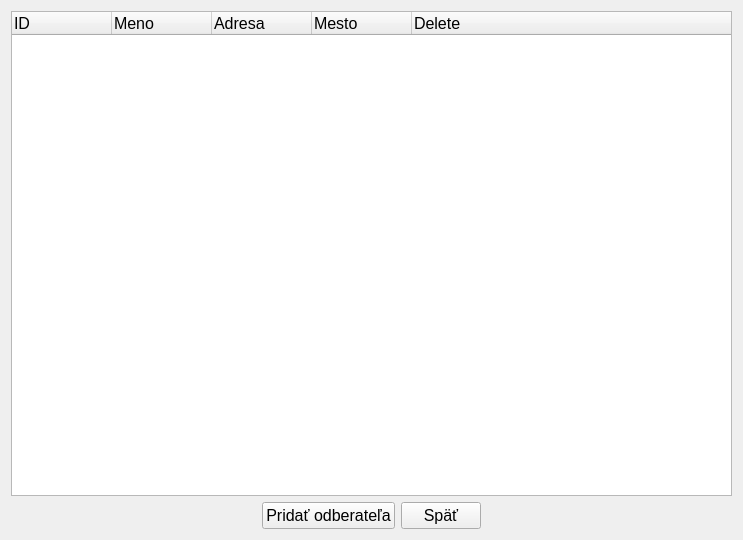
<?xml version="1.0" encoding="UTF-8"?>
<ui version="4.0">
 <class>CustomersPage</class>
 <widget class="QWidget" name="CustomersPage">
  <property name="geometry">
   <rect>
    <x>0</x>
    <y>0</y>
    <width>743</width>
    <height>540</height>
   </rect>
  </property>
  <property name="windowTitle">
   <string>Form</string>
  </property>
  <layout class="QGridLayout" name="gridLayout_2">
   <item row="0" column="0">
    <layout class="QGridLayout" name="gridLayout">
     <item row="1" column="1">
      <widget class="QPushButton" name="buttonAddCustomer">
       <property name="font">
        <font>
         <pointsize>12</pointsize>
        </font>
       </property>
       <property name="text">
        <string>Pridať odberateľa</string>
       </property>
      </widget>
     </item>
     <item row="1" column="2">
      <widget class="QPushButton" name="buttonBack">
       <property name="font">
        <font>
         <pointsize>12</pointsize>
        </font>
       </property>
       <property name="text">
        <string>Späť</string>
       </property>
      </widget>
     </item>
     <item row="1" column="0">
      <spacer name="horizontalSpacer">
       <property name="orientation">
        <enum>Qt::Horizontal</enum>
       </property>
       <property name="sizeHint" stdset="0">
        <size>
         <width>40</width>
         <height>20</height>
        </size>
       </property>
      </spacer>
     </item>
     <item row="1" column="3">
      <spacer name="horizontalSpacer_2">
       <property name="orientation">
        <enum>Qt::Horizontal</enum>
       </property>
       <property name="sizeHint" stdset="0">
        <size>
         <width>40</width>
         <height>20</height>
        </size>
       </property>
      </spacer>
     </item>
     <item row="0" column="0" colspan="4">
      <widget class="QTreeWidget" name="treeWidget">
       <property name="font">
        <font>
         <pointsize>12</pointsize>
        </font>
       </property>
       <property name="focusPolicy">
        <enum>Qt::NoFocus</enum>
       </property>
       <property name="selectionMode">
        <enum>QAbstractItemView::NoSelection</enum>
       </property>
       <column>
        <property name="text">
         <string>ID</string>
        </property>
       </column>
       <column>
        <property name="text">
         <string>Meno</string>
        </property>
       </column>
       <column>
        <property name="text">
         <string>Adresa</string>
        </property>
       </column>
       <column>
        <property name="text">
         <string>Mesto</string>
        </property>
       </column>
       <column>
        <property name="text">
         <string>Delete</string>
        </property>
       </column>
      </widget>
     </item>
    </layout>
   </item>
  </layout>
 </widget>
 <resources/>
 <connections/>
</ui>
